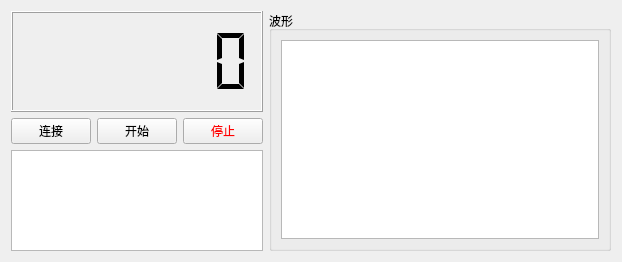
<?xml version="1.0" encoding="UTF-8"?>
<ui version="4.0">
 <class>Form</class>
 <widget class="QWidget" name="Form">
  <property name="enabled">
   <bool>true</bool>
  </property>
  <property name="geometry">
   <rect>
    <x>0</x>
    <y>0</y>
    <width>622</width>
    <height>262</height>
   </rect>
  </property>
  <property name="contextMenuPolicy">
   <enum>Qt::DefaultContextMenu</enum>
  </property>
  <property name="windowTitle">
   <string>voltageMeter</string>
  </property>
  <layout class="QHBoxLayout" name="horizontalLayout_3" stretch="1,2">
   <item>
    <layout class="QVBoxLayout" name="verticalLayout" stretch="6,1,6">
     <item>
      <widget class="QLCDNumber" name="lcdNumber">
       <property name="smallDecimalPoint">
        <bool>true</bool>
       </property>
       <property name="digitCount">
        <number>6</number>
       </property>
       <property name="segmentStyle">
        <enum>QLCDNumber::Flat</enum>
       </property>
       <property name="value" stdset="0">
        <double>0.000000000000000</double>
       </property>
      </widget>
     </item>
     <item>
      <layout class="QHBoxLayout" name="horizontalLayout">
       <item>
        <widget class="QPushButton" name="link">
         <property name="sizePolicy">
          <sizepolicy hsizetype="Minimum" vsizetype="Minimum">
           <horstretch>0</horstretch>
           <verstretch>0</verstretch>
          </sizepolicy>
         </property>
         <property name="text">
          <string>连接</string>
         </property>
        </widget>
       </item>
       <item>
        <widget class="QPushButton" name="start">
         <property name="sizePolicy">
          <sizepolicy hsizetype="Minimum" vsizetype="Minimum">
           <horstretch>0</horstretch>
           <verstretch>0</verstretch>
          </sizepolicy>
         </property>
         <property name="text">
          <string>开始</string>
         </property>
        </widget>
       </item>
       <item>
        <widget class="QPushButton" name="stop">
         <property name="sizePolicy">
          <sizepolicy hsizetype="Minimum" vsizetype="Minimum">
           <horstretch>0</horstretch>
           <verstretch>0</verstretch>
          </sizepolicy>
         </property>
         <property name="styleSheet">
          <string notr="true">QPushButton { color: red }</string>
         </property>
         <property name="text">
          <string>停止</string>
         </property>
        </widget>
       </item>
      </layout>
     </item>
     <item>
      <widget class="QTextEdit" name="textEdit">
       <property name="enabled">
        <bool>true</bool>
       </property>
       <property name="readOnly">
        <bool>true</bool>
       </property>
      </widget>
     </item>
    </layout>
   </item>
   <item>
    <widget class="QGroupBox" name="groupBox">
     <property name="title">
      <string>波形</string>
     </property>
     <property name="alignment">
      <set>Qt::AlignLeading|Qt::AlignLeft|Qt::AlignTop</set>
     </property>
     <property name="flat">
      <bool>false</bool>
     </property>
     <property name="checkable">
      <bool>false</bool>
     </property>
     <layout class="QHBoxLayout" name="horizontalLayout_2">
      <item>
       <widget class="PlotWidget" name="graphicsView"/>
      </item>
     </layout>
    </widget>
   </item>
  </layout>
 </widget>
 <customwidgets>
  <customwidget>
   <class>PlotWidget</class>
   <extends>QGraphicsView</extends>
   <header>pyqtgraph</header>
  </customwidget>
 </customwidgets>
 <resources/>
 <connections>
  <connection>
   <sender>stop</sender>
   <signal>clicked()</signal>
   <receiver>Form</receiver>
   <slot>stopSlot()</slot>
   <hints>
    <hint type="sourcelabel">
     <x>247</x>
     <y>142</y>
    </hint>
    <hint type="destinationlabel">
     <x>304</x>
     <y>153</y>
    </hint>
   </hints>
  </connection>
  <connection>
   <sender>start</sender>
   <signal>clicked()</signal>
   <receiver>Form</receiver>
   <slot>startSlot()</slot>
   <hints>
    <hint type="sourcelabel">
     <x>166</x>
     <y>142</y>
    </hint>
    <hint type="destinationlabel">
     <x>190</x>
     <y>168</y>
    </hint>
   </hints>
  </connection>
  <connection>
   <sender>link</sender>
   <signal>clicked()</signal>
   <receiver>Form</receiver>
   <slot>linkSlot()</slot>
   <hints>
    <hint type="sourcelabel">
     <x>62</x>
     <y>131</y>
    </hint>
    <hint type="destinationlabel">
     <x>5</x>
     <y>129</y>
    </hint>
   </hints>
  </connection>
 </connections>
 <slots>
  <slot>stopSlot()</slot>
  <slot>startSlot()</slot>
  <slot>linkSlot()</slot>
 </slots>
</ui>
